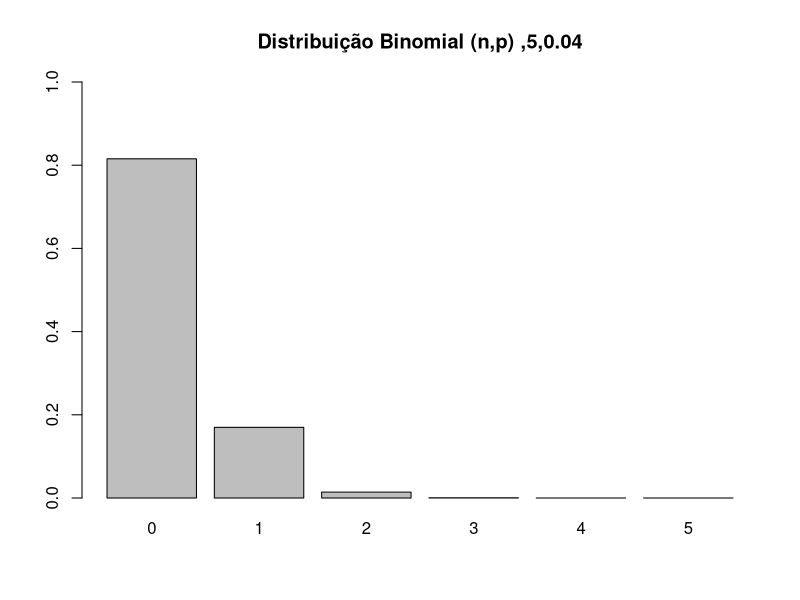
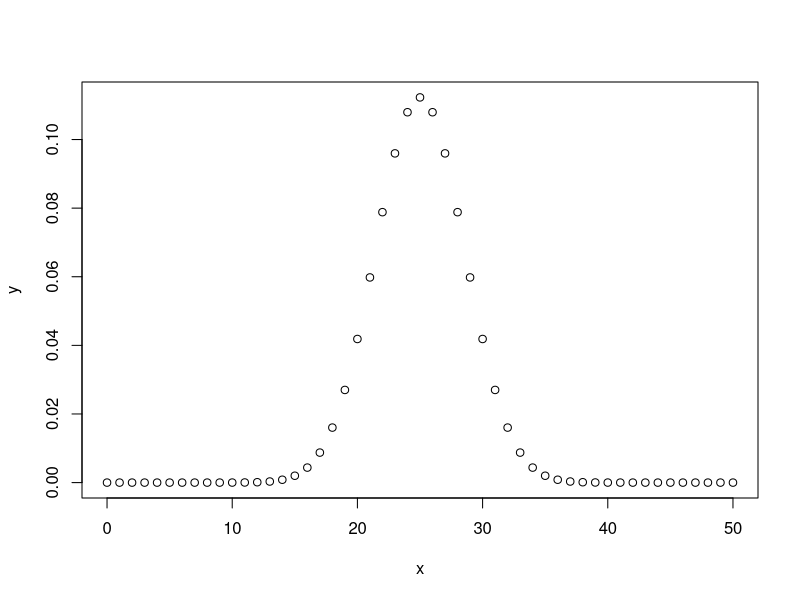

The R source for these figures, in order:
# Distribuição Binomial 

# Obs: Caso tenha problemas com a acentuação, consulte este link:
# https://support.rstudio.com/hc/en-us/articles/200532197-Character-Encoding


# Uma variável aleatória tem Distribuição Binomial quando o experimento ao 
# qual está relacionada apresenta apenas 2 resultados: sucesso e fracasso.

# Vamos imaginar que nosso experimento seja contar quantos clientes que entram em uma loja de celulares, 
# adquirem um plano pós-pago.

# Para este experimento, temos 2 possibilidades para cada observação: adquirir ou não adquirir o plano.

# Como podemos ter apenas 2 resultados possíveis, este é chamado um Experimento Binomial.

# Vamos imaginar agora, que historicamente, 10% dos clientes que entram na loja, adquirem um plano pós-pago.
# Portanto, a probabilidade de sucesso (que vamos chamar de p) para cada observação é 0.10.
# E a probabilidade de falha (que vamos chamar de q) para cada observação é 0.90. 

# Ou seja: p = 1 – q 

# p = probabilidade de sucesso
# q = probabilidade de fracasso 

# A palavra sucesso não tem relação com resultado positivo do experimento, assim como a palavra fracasso 
# não tem conotação negativa. 

# Outra característica da distribuição binomial, é que cada observação é independente das outras. 

# Dessa forma, um Experimento Binomial consiste de um número fixo de observações, 
# indicado por n e contamos o número de sucessos, indicado por x.

# A Média de uma Distribuição Binomial, representa a média de longo prazo de sucessos esperados, 
# baseado no número de observações.

# A Variância de uma Distribuição Binomial, representa a variação que existe no número de sucessos (p) 
# sobre um número (n) de observações.



# Exemplo: A probabilidade de um paciente com um ataque cardíaco morrer do ataque é de 0.04 
# (ou seja, 4 de 100 morrem do ataque). Suponha que tenhamos 5 pacientes que sofrem um ataque cardíaco, 
# qual é a probabilidade de que todos sobrevivam? 

# Para este exemplo, vamos chamar um sucesso um ataque fatal (p = 0.04). 
# Temos n = 5 pacientes e queremos saber a probabilidade de que todos sobrevivam ou, em outras palavras, 
# que nenhum seja fatal (0 sucessos).

# X = Número de sobreviventes ao ataque
# p = 0.04
# n = 5
# dbinom(X, n, p)
?dbinom
a <- dbinom(0, 5, 0.04)
print(a)

# Desenhando a distribuição de probabilidades
?sprintf
graph <- function(n,p){
  x <- dbinom(0:n, size = n, prob = p)
  barplot(x,ylim=c(0,1),names.arg=0:n,
          main=sprintf(paste('Distribuição Binomial (n,p) ',n,p,sep=',')))
}
graph(5,0.04)


# Criando o gráfico de uma distribuição binomial
x <- seq(0,50,by = 1)
y <- dbinom(x,50,0.5)
png(file = "dbinom.png")
plot(x,y)
dev.off()


